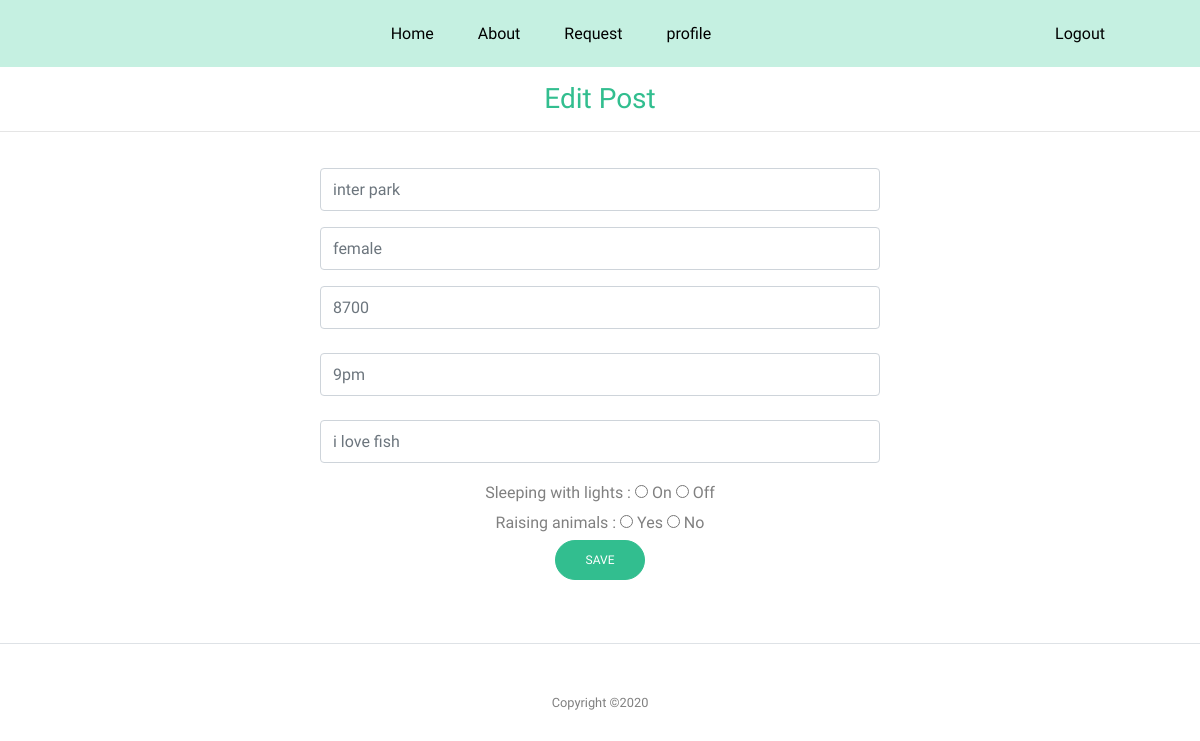
Page /editPost/2 on the committed database.
### matefinder/models.py (models this page shows, shortened)
class DormInformation(models.Model):
    username = models.CharField(max_length=255)
    name_dorm = models.CharField(max_length=255)
    details_dorm = models.CharField(max_length=255)
    type_dorm = models.CharField(max_length=255)
    price = models.IntegerField()
    light = models.BooleanField()
    timetosleep = models.CharField(max_length=255)
    pet = models.BooleanField()

### matefinder/views.py (the view)
# urls.py: path('editPost/<int:pk>', views.editPost, name='editPost'),
def editPost(request, pk):
    d = DormInformation.objects.get(id=pk)
    return render(request, 'edit.html', {
        "dorm": d
    })

### templates/edit.html (shortened to what this page needs)
{% block body %}
{% load static %}
<link rel="stylesheet" type="text/css" href="{% static '/css/styleabout.css' %}" />
<html lang="en">
  <head>
    <link rel="stylesheet" href="../static/css/bootstrap.min.css"  rel="stylesheet" />
    <link rel="stylesheet" href="../static/css/styleabout.css" rel="stylesheet"  />
  </head>
  <body data-spy="scroll" data-target=".site-navbar-target" data-offset="300">
    <div class="site-wrap">
      <header class="site-navbar light js-sticky-header site-navbar-target" role="banner">
        <div class="container"  style="background-color:#c5f0e1; max-width: 140%;" >
          <div class="col-sm-12">
            <div class="col-sm-12">
              <nav class="site-navigation position-relative text-right" role="navigation"  style="margin-right: 30px;">
                <ul class="site-menu main-menu js-clone-nav mr-auto d-none d-lg-block">
                  <li><a href="#" class="nav-link">Home</a></li>
                  <li class="has-children">
                  <li><a href="#" class="nav-link">About</a></li>
                  <li><a href="#" class="nav-link">Request</a></li>
                  <li><a href="#" class="nav-link">profile</a></li>
                  <li style="margin-left: 300px;"><a href="{% url 'login' %}" class="nav-link">Logout</a></li>
                </ul>
              </nav>
            </div>
          </div>
        </div>
      </header>
      <br><br><br>
            <div class="section-heading">
                <h3 class="team">Edit Post</h3> <hr>
              </div>
            <form action={% url 'updatePost' dorm.id %} method="POST">
            <article class="card-body mx-auto" style="max-width: 50%;">
              <div class="form-group">
                <input type="name_dorm" class="form-control" id="name_dorm" name="name_dorm" placeholder="{{ dorm.name_dorm }}">
              </div>
              <div class="form-group">
                <input type="type_dorm" class="form-control" id="type_dorm" name="type_dorm" placeholder="{{ dorm.type_dorm }}">
              </div>
              <div class="form-group">
                <input type="price" class="form-control" id="price" name="price" placeholder="{{ dorm.price }}">
              </div>
              <div class="form-group">
                <input type="timetosleep" class="form-control" id="timetosleep" name="timetosleep" placeholder="{{ dorm.timetosleep }}">
              </div>
              <div class="form-group">
                <input type="details_dorm" class="form-control" id="details_dorm" name="details_dorm" placeholder="{{ dorm.details_dorm }}">
              </div>
              <center>
            <div class="form-group" style="margin-bottom: -5px;">
              Sleeping with lights :
                <input type="radio" id="lightOn" name="light" value="True">
                <label for="lightOn">On</label>
                <input type="radio" id="lightOff" name="light" value="False">
                <label for="lightOff">Off</label>
            </div>
            <div class="form-group" style="margin-bottom: -5px;">
              Raising animals :
                <input type="radio" id="lightOn" name="pet" value="True">
                <label for="animalYes">Yes</label>
                <input type="radio" id="lightOff" name="pet" value="False">
                <label for="animalNo">No</label>
            </div>
              <button type="submit" class="btn btn-primary">Save</button>
       </article>
      </form>
      <br>
      <div class="row text-center">
        <div class="col-md-12">
          <div class="border-top pt-5">
            <p class="copyright"><small>
              Copyright &copy;<script>document.write(new Date().getFullYear());</script>
            </div>
          </div>
        </div>
    </div>
  </body>
  </html>
</html>
{% endblock %}

### static/css/styleabout.css (style rules this page uses)
html { overflow-x: hidden; }
body { line-height: 1.7; color: gray; font-weight: 400; font-size: 1rem; }
a { -webkit-transition: .3s all ease; -o-transition: .3s all ease; transition: .3s all ease; }
h1, h2, h3, h4, h5, .h1, .h2, .h3, .h4, .h5 { font-family: "Mulish", -apple-system, BlinkMacSystemFont, "Segoe UI", Roboto, "Helvetica Neue", Arial, "Noto Sans", sans-serif, "Apple Color Emoji", "Segoe UI Emoji", "Segoe UI Symbol", "Noto Color Emoji"; }
body:after { -webkit-transition: .3s all ease-in-out; -o-transition: .3s all ease-in-out; transition: .3s all ease-in-out; }
.btn { font-size: 12px; text-transform: uppercase; border-radius: 30px; padding: 10px 30px; }
.btn.btn-primary { background: #32be8f; border-color: #32be8f; color: #fff; }
.form-control { height: 43px; border-radius: 4px; font-family: "Mulish", -apple-system, BlinkMacSystemFont, "Segoe UI", Roboto, "Helvetica Neue", Arial, "Noto Sans", sans-serif, "Apple Color Emoji", "Segoe UI Emoji", "Segoe UI Symbol", "Noto Color Emoji"; }
.site-navbar { margin-bottom: 0px; z-index: 1999; position: absolute; top: 0; width: 100%; }
.site-navbar .site-navigation .site-menu { margin-bottom: 0; }
.site-navbar .site-navigation .site-menu a { text-decoration: none !important; display: inline-block; }
.site-navbar .site-navigation .site-menu > li { display: inline-block; }
.site-navbar .site-navigation .site-menu > li > a { padding: 20px 20px; color: #000; display: inline-block; text-decoration: none !important; }
.site-navbar .site-navigation .site-menu .has-children { position: relative; }
.section-heading { font-size: 30px; font-weight: 900; color: #32be8f; }
.team { text-align: center; }

### rows in the picture
DormInformation: name_dorm "inter park", type_dorm "female", price "8700", timetosleep "9pm", details_dorm "i love fish"
